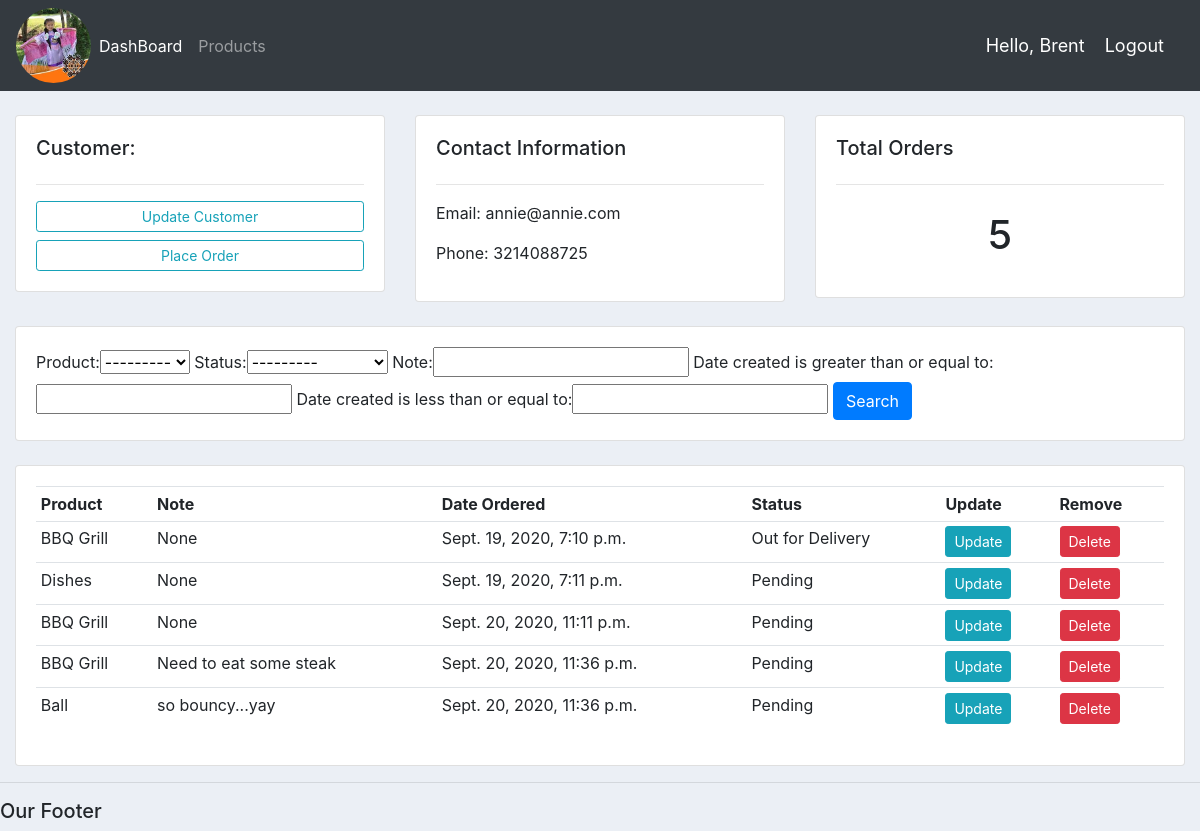
/customer/1/ (signed in), run on the app's committed database.
### accounts/models.py (models this page shows, shortened)
class Customer(models.Model):
    name = models.CharField(max_length=200, null=True)
    phone = models.CharField(max_length=200, null=True)
    email = models.CharField(max_length=200, null=True)
    date_created = models.DateTimeField(auto_now_add=True, null=True)

class Order(models.Model):
    STATUS = (
        ('Pending','Pending'),
        ('Out for Delivery', 'Out for Delivery'),
        ('Delivered','Delivered'),
            )
    customer = models.ForeignKey(Customer, null=True, on_delete= models.SET_NULL)
    product = models.ForeignKey(Product, null=True, on_delete= models.SET_NULL)
    date_created = models.DateTimeField(auto_now_add=True, null=True)
    status = models.CharField(max_length=200, null=True, choices=STATUS)
    note = models.CharField(max_length=200, null=True)

class Product(models.Model):
    CATEGORY = (
        ('Indoor','Indoor'),
        ('Outdoor', 'Outdoor'),
            )
    name = models.CharField(max_length=200, null=True)
    price = models.FloatField(null=True)
    category = models.CharField(max_length=200, null=True, choices=CATEGORY)
    description = models.CharField(max_length=200, null=True, blank=True)
    date_created = models.DateTimeField(auto_now_add=True, null=True)
    tags = models.ManyToManyField(Tag)
    def __str__(self):
        return self.name

### accounts/views.py (the view)
# urls.py: path('customer/<str:cstmr_id>/', views.customer, name="customer"),
@login_required(login_url='login')
def customer(request, cstmr_id):
    customer = Customer.objects.get(id=cstmr_id)
    orders = customer.order_set.all()
    order_count = orders.count()
    myFilter = OrderFilter(request.GET, queryset=orders)
    orders = myFilter.qs
    context = {'customer':customer, 'orders':orders, 'order_count':order_count, 'myFilter': myFilter}
    return render(request, 'accounts/customer.html', context)

### accounts/templates/accounts/customer.html
{% extends 'accounts/main.html'%}
{% block content %}
<br>
<div class="row">
<div class="col-md">
    <div class="card card-body">
        <h5>Customer:</h5>
        <hr>
        <a class="btn btn-outline-info  btn-sm btn-block" href="">Update Customer</a>
        <a class="btn btn-outline-info  btn-sm btn-block" href="{% url 'create_order' customer.id %}">Place Order</a>
    </div>
</div>
<div class="col-md">
    <div class="card card-body">
        <h5>Contact Information</h5>
        <hr>
        <p>Email: {{customer.email}}</p>
        <p>Phone: {{customer.phone}}</p>
    </div>
</div>
<div class="col-md">
    <div class="card card-body">
        <h5>Total Orders</h5>
        <hr>
        <h1 style="text-align: center;padding: 10px">{{order_count}}</h1>
    </div>
</div>
</div>
<br>
<div class="row">
<div class="col">
    <div class="card card-body">
        <form method="get">
            {{ myFilter.form }}
        <button class="btn btn-primary" type="submit">Search</button>
      </form>
    </div>
</div>
</div>
<br>
<div class="row">
<div class="col-md">
    <div class="card card-body">
        <table class="table table-sm">
            <tr>
                <th>Product</th>
                <th>Note</th>
                <th>Date Ordered</th>
                <th>Status</th>
                <th>Update</th>
                <th>Remove</th>
            </tr>
            {% for order in orders %}
            <tr>
                <td>{{order.product}}</td>
                <td>{{order.note}}</td>
                <td>{{order.date_created}}</td>
                <td>{{order.status}}</td>
                <td><a class="btn btn-sm btn-info"href="{% url 'update_order' order.id %}">Update</a></td>
                <td><a class="btn btn-sm btn-danger"href="{% url 'delete_order' order.id %}">Delete</a></td>
            </tr>
            {% endfor %}
        </table>
    </div>
</div>
</div>
{% endblock%}

### accounts/templates/accounts/navbar.html (shortened to what this page needs)
{% load static %}
 <nav class="navbar navbar-expand-lg navbar-dark bg-dark">
     <img style="border-radius: 50px;" src="{% static 'images/images.png'%}" width="75" height="75">
     <div class="collapse navbar-collapse" id="navbarNav">
       <ul class="navbar-nav">
         <li class="nav-item active">
           <a class="nav-link" href="{% url 'home' %}">DashBoard </a>
         </li>
         <li class="nav-item">
           <a class="nav-link" href="{% url 'products' %}">Products</a>
         </li>
       </ul>
     </div>
     <span class="hello-msg">Hello, {{request.user}}</span>
     <span><a class="hello-msg" href="{% url 'logout' %}">Logout</a></span>
    </nav>

### static/css/main.css (style rules this page uses)
body { background-color: #ebeff5; }

### accounts/templates/accounts/navbar.html (style rules this page uses)
.hello-msg { font-size: 18px; color: #ffff; margin-right: 20px; }

### data on the page
Customer: email "annie@annie.com", phone "3214088725"
Order: product "BBQ Grill", note "None", date_created "Sept. 19, 2020, 7:10 p.m.", status "Out for Delivery"
Order: product "Dishes", note "None", date_created "Sept. 19, 2020, 7:11 p.m.", status "Pending"
Order: product "BBQ Grill", note "None", date_created "Sept. 20, 2020, 11:11 p.m.", status "Pending"
Order: product "BBQ Grill", note "Need to eat some steak", date_created "Sept. 20, 2020, 11:36 p.m.", status "Pending"
Order: product "Ball", note "so bouncy...yay", date_created "Sept. 20, 2020, 11:36 p.m.", status "Pending"

### other printed values
{{ request.user }} "Brent"
{{ order_count }} "5"
